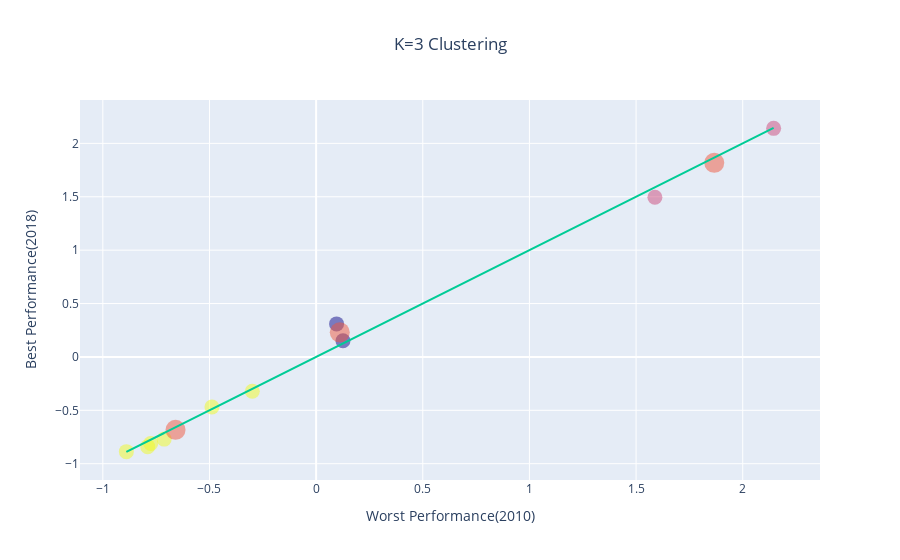

Notebook cell for this chart:
### Code cell
data3 = go.Scatter(
    x = X[:,0],
    y = X[:,1],
    mode = 'markers',
    text = df_merged['Industry'],
    marker = dict(size = 15,opacity=0.5,color = kmeans3.labels_
    )
)

clusters3 = go.Scatter(
    x = kmeans3.cluster_centers_[:,0],
    y = kmeans3.cluster_centers_[:,1],
    mode = 'markers',
    marker = dict(size = 20,opacity=0.5
    )
)

line_c3 = go.Scatter(
    x = X[:,0],
    y = X[:,0],
    mode = 'lines',
    marker = dict(size = 30,opacity=0.5
    )
)

data = [data3,clusters3,line_c3]
layout = go.Layout(
    autosize=True,
    title='K=3 Clustering',
    title_x=0.5,
    xaxis= go.layout.XAxis(title='Worst Performance(2010)'),
    yaxis= go.layout.YAxis(title='Best Performance(2018)'),
    )

fig = go.Figure(data=data, layout=layout)
fig.update(layout_showlegend=False)
iplot(fig, filename='size-margins')

### Figure 1 — Plotly figure (JSON) as saved in the notebook; plotly's stock layout.template omitted (floating-point values rounded to 4 significant figures)
{"data": [{"marker": {"color": [2, 0, 2, 1, 2, 2, 2, 0, 1, 2], "opacity": 0.5, "size": 15}, "mode": "markers", "text": ["Agriculture", "Production", "Construction", "Retail", "ICT", "Finance", "Real_Estate", "Professional_Service", "Public_Adminstration", "Other_Service"], "type": "scatter", "x": [-0.7123, 0.1259, -0.2992, 1.588, -0.7897, -0.7754, -0.8896, 0.09584, 2.145, -0.4885], "y": [-0.7693, 0.1513, -0.3208, 1.495, -0.8403, -0.8107, -0.8868, 0.3094, 2.14, -0.4686]}, {"marker": {"opacity": 0.5, "size": 20}, "mode": "markers", "type": "scatter", "x": [0.1109, 1.867, -0.6591], "y": [0.2304, 1.818, -0.6827]}, {"marker": {"opacity": 0.5, "size": 30}, "mode": "lines", "type": "scatter", "x": [-0.7123, 0.1259, -0.2992, 1.588, -0.7897, -0.7754, -0.8896, 0.09584, 2.145, -0.4885], "y": [-0.7123, 0.1259, -0.2992, 1.588, -0.7897, -0.7754, -0.8896, 0.09584, 2.145, -0.4885]}], "layout": {"autosize": true, "showlegend": false, "title": {"text": "K=3 Clustering", "x": 0.5}, "xaxis": {"title": {"text": "Worst Performance(2010)"}}, "yaxis": {"title": {"text": "Best Performance(2018)"}}}}
